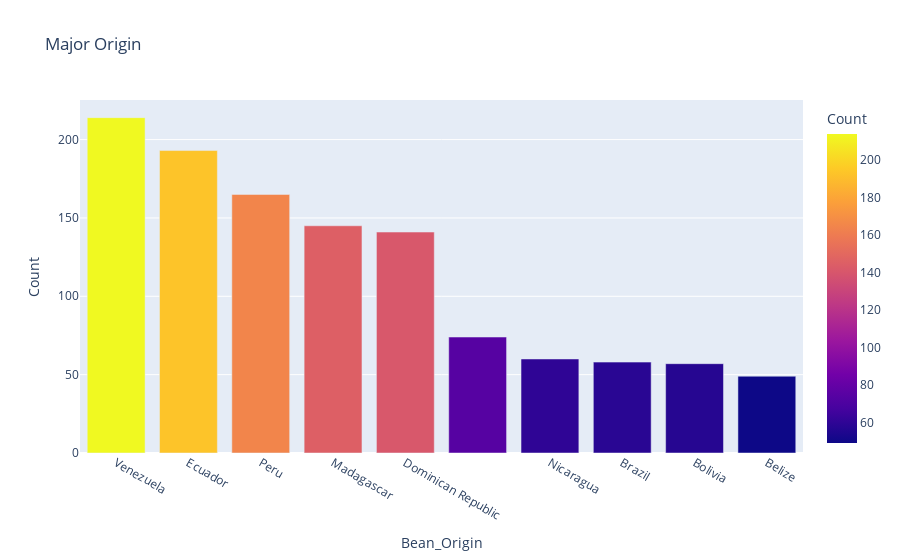

This figure's notebook cell:
### Code cell
fig = px.bar(origin_count_topten,
             x='Bean_Origin',
             y='Count',
             title='Major Origin',
             color='Count',
             barmode='stack')
fig.show()

### Figure 1 — Plotly figure (JSON) as saved in the notebook; plotly's stock layout.template omitted (floating-point values rounded to 4 significant figures)
{"data": [{"alignmentgroup": "True", "hovertemplate": "Bean_Origin=%{x}<br>Count=%{marker.color}<extra></extra>", "legendgroup": "", "marker": {"color": [214, 193, 165, 145, 141, 74, 60, 58, 57, 49], "coloraxis": "coloraxis"}, "name": "", "offsetgroup": "", "orientation": "v", "showlegend": false, "textposition": "auto", "type": "bar", "x": ["Venezuela", "Ecuador", "Peru", "Madagascar", "Dominican Republic", " ", "Nicaragua", "Brazil", "Bolivia", "Belize"], "xaxis": "x", "y": [214, 193, 165, 145, 141, 74, 60, 58, 57, 49], "yaxis": "y"}], "layout": {"barmode": "stack", "coloraxis": {"colorbar": {"title": {"text": "Count"}}, "colorscale": [[0, "#0d0887"], [0.1111, "#46039f"], [0.2222, "#7201a8"], [0.3333, "#9c179e"], [0.4444, "#bd3786"], [0.5556, "#d8576b"], [0.6667, "#ed7953"], [0.7778, "#fb9f3a"], [0.8889, "#fdca26"], [1, "#f0f921"]]}, "legend": {"tracegroupgap": 0}, "title": {"text": "Major Origin"}, "xaxis": {"anchor": "y", "domain": [0, 1], "title": {"text": "Bean_Origin"}}, "yaxis": {"anchor": "x", "domain": [0, 1], "title": {"text": "Count"}}}}
